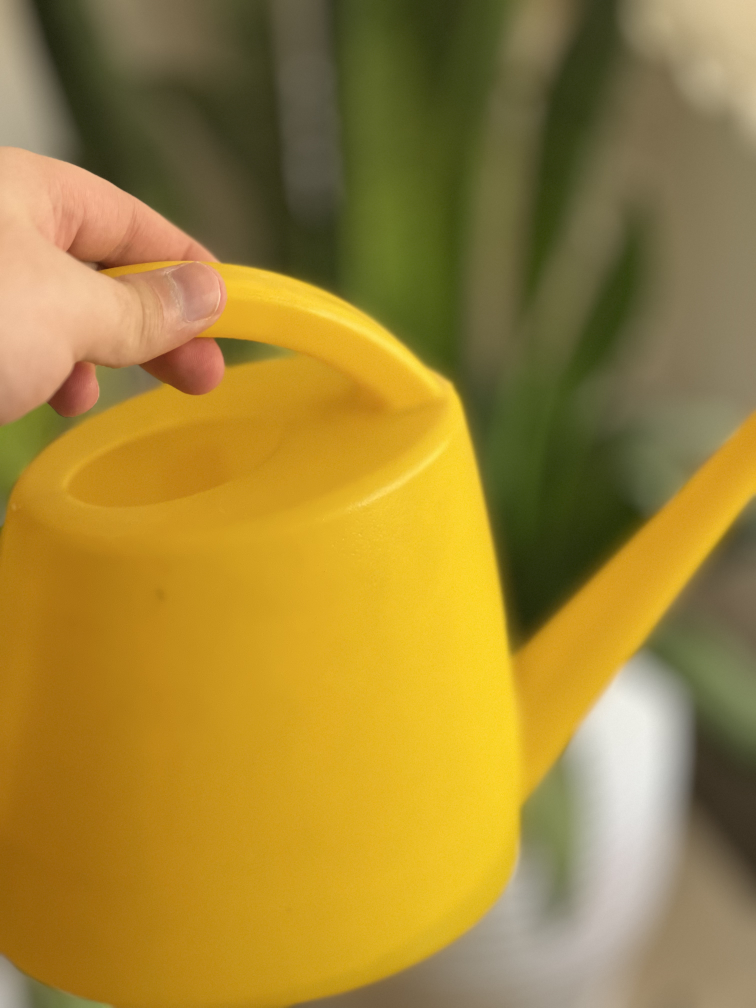
#> input picture 1.jpg, 3024 x 4032 px (shown at 1/4 size)
$ jupyter execute main.ipynb   (shell and % lines are left out)   (older library calls are emulated)
#> lines starting #> are read from the running program, lines starting #| are printed output that depends on the picture
[cell 1]
import matplotlib.pyplot as plt

def show_images(img_lst):
    fig = plt.figure(figsize=(10, 10))
    for i in range(len(img_lst)):
        fig.add_subplot(1, len(img_lst), i + 1)
        plt.imshow(img_lst[i])
        plt.axis("off")
    plt.show()

[cell 2]
from PIL import  Image

blur_1 = Image.open('./1.jpg')
#> blur_1 is the input picture: PIL image 3024x4032 RGB; mean R, G, B 158.4, 130.9, 55.8
blur_2 = Image.open('./2.jpg')
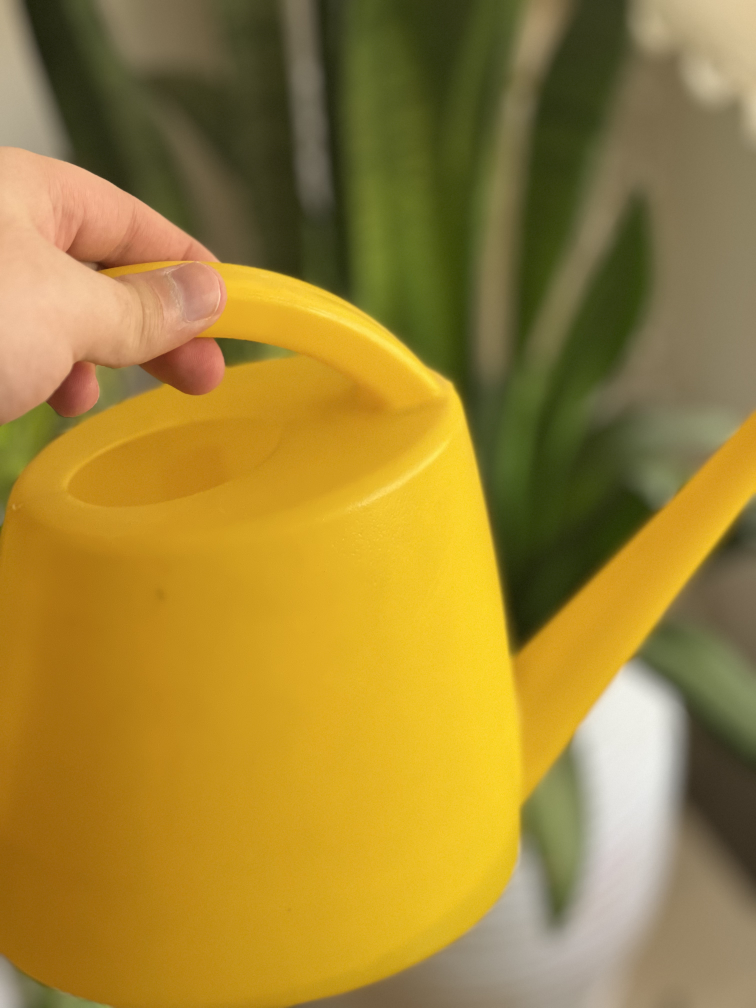
#> input picture 2.jpg, 3024 x 4032 px (shown at 1/4 size)
#> blur_2 is the input picture: PIL image 3024x4032 RGB; mean R, G, B 157.4, 130.2, 54.8
show_images([blur_1, blur_2])
#> in show_images, `plt.show()`:
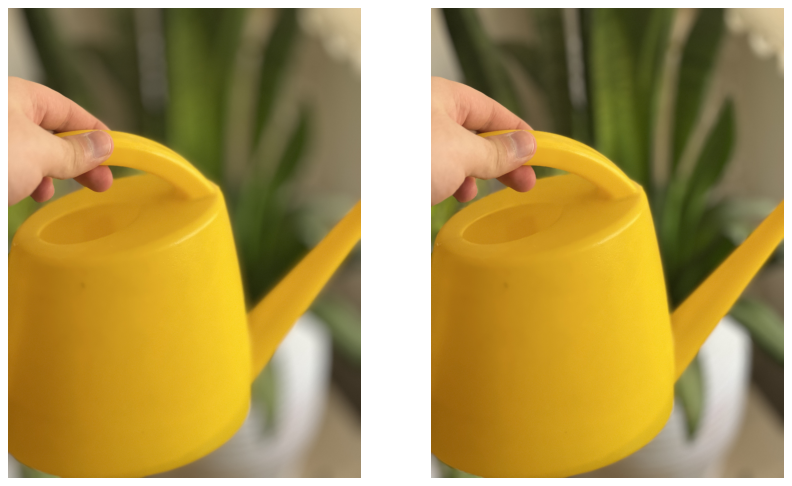
#> figure drawn by matplotlib, 2 panels

[cell 3]
# Calculate Gradients of the image using Sobel Operator
import cv2
import numpy as np

def sobel(img):
    img = np.array(img, dtype=np.float32)
    # Sobel Operator
    sobelx = cv2.Sobel(img,cv2.CV_64F,1,0,ksize=5)
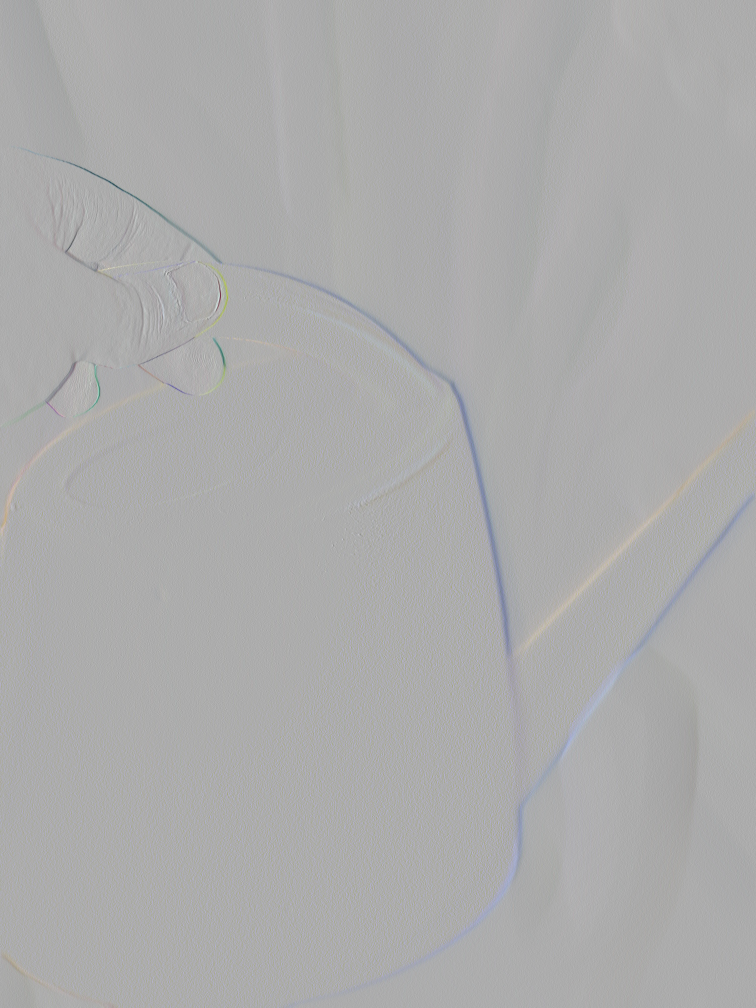
#> sobelx: shape (4032, 3024, 3) float64 (shown at 1/4 size); mean R, G, B -1.6, -0.6, 0.4; drawn with min black and max white
    sobely = cv2.Sobel(img,cv2.CV_64F,0,1,ksize=5)
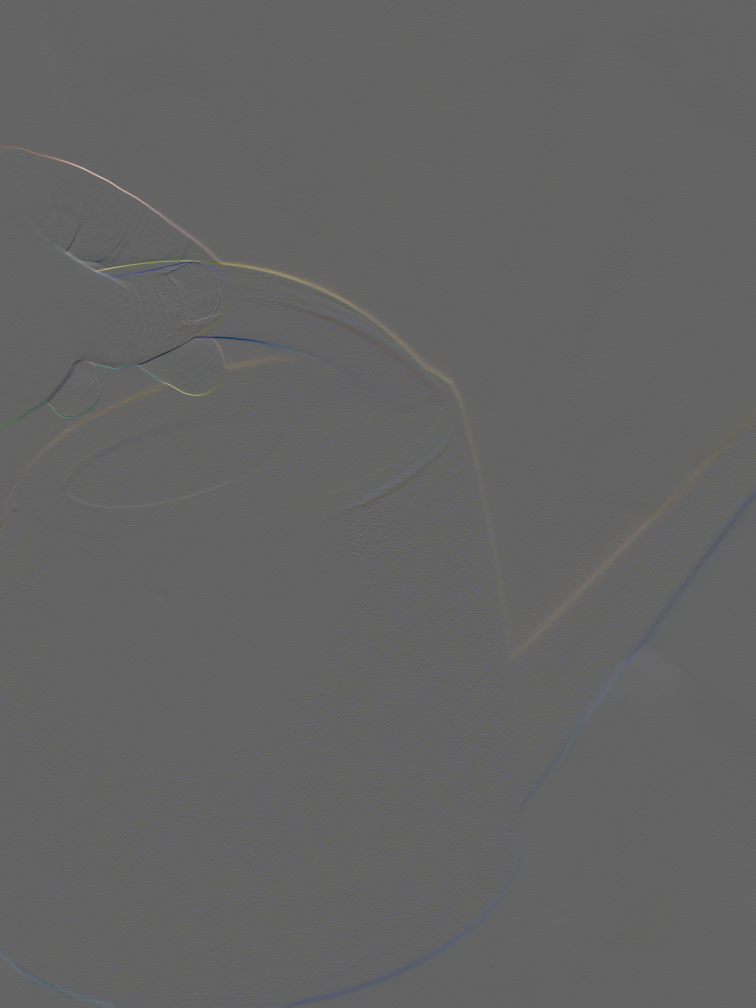
#> sobely: shape (4032, 3024, 3) float64 (shown at 1/4 size); mean R, G, B 1.3, 0.8, 0.5; drawn with min black and max white
    # Calculate the magnitude of the gradient
    sobel = np.sqrt(sobelx**2 + sobely**2)
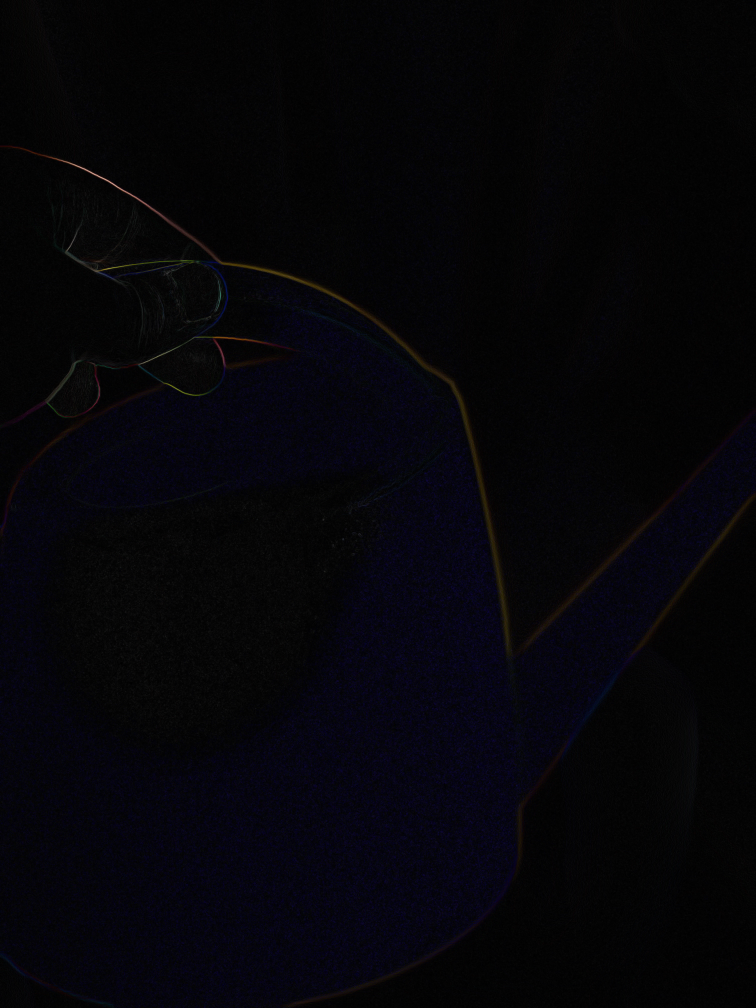
#> sobel: shape (4032, 3024, 3) float64 (shown at 1/4 size); mean R, G, B 108.2, 98.1, 175.5; drawn with min black and max white
    # Calculate the direction of the gradient
    theta = np.arctan2(sobely, sobelx)
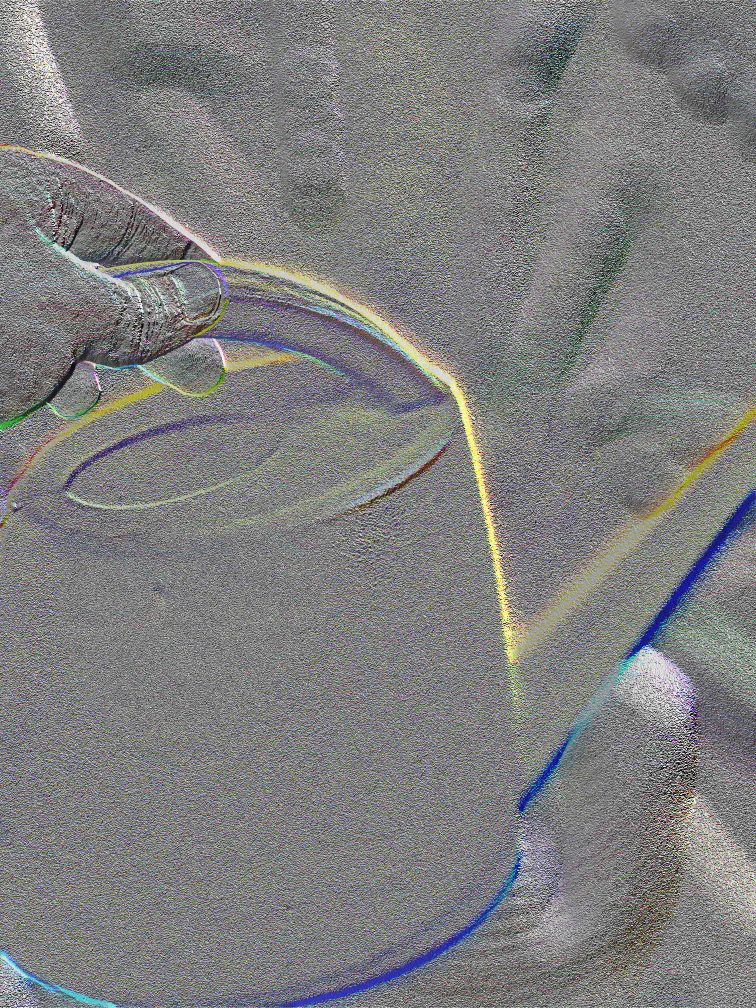
#> theta: shape (4032, 3024, 3) float64 (shown at 1/4 size); mean R, G, B -0.00415, 0.00142, -0.00296; drawn with min black and max white
    return sobel, theta

# Apply Sobel Operator to the image
sobel_1, theta_1 = sobel(blur_1)
sobel_2, theta_2 = sobel(blur_2)

# Change the range to 0 - 255
sobel_1 = np.uint8(sobel_1 / np.max(sobel_1) * 255)
sobel_2 = np.uint8(sobel_2 / np.max(sobel_2) * 255)

show_images([sobel_1, sobel_2])
